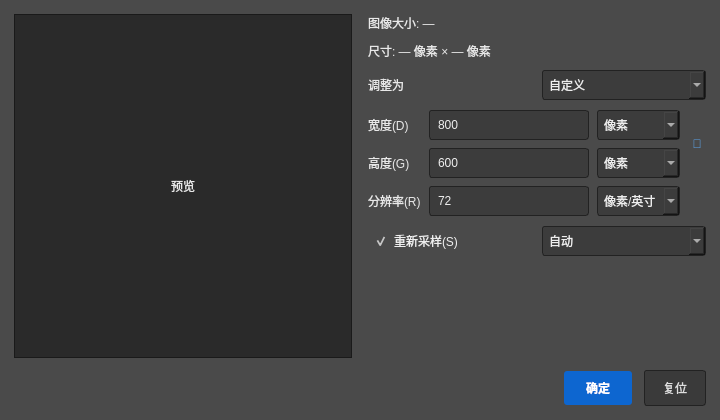
<?xml version="1.0" encoding="UTF-8"?>
<ui version="4.0">
 <class>ImageSizeDialog</class>
 <widget class="QDialog" name="ImageSizeDialog">
  <property name="geometry">
   <rect>
    <x>0</x>
    <y>0</y>
    <width>720</width>
    <height>420</height>
   </rect>
  </property>
  <property name="windowTitle">
   <string>图像大小</string>
  </property>
  <property name="modal">
   <bool>true</bool>
  </property>
  <property name="styleSheet">
   <string notr="true">QDialog#ImageSizeDialog {
  background-color: #4a4a4a;
  color: #e8e8e8;
}
QLabel { color: #e8e8e8; background: transparent; }
QLineEdit, QComboBox, QCheckBox {
  background-color: #3c3c3c;
  border: 1px solid #222;
  border-radius: 3px;
  padding: 3px 6px;
  color: #eee;
  min-height: 22px;
}
QCheckBox { border: none; background: transparent; }
QFrame#previewFrame {
  background-color: #2a2a2a;
  border: 1px solid #1a1a1a;
}
QPushButton#okButton {
  background-color: #0d66d0;
  color: #fff;
  border: none;
  border-radius: 3px;
  padding: 8px 22px;
  font-weight: 600;
}
QPushButton#okButton:hover { background-color: #1473e6; }
QPushButton#resetButton {
  background-color: #3a3a3a;
  color: #ddd;
  border: 1px solid #222;
  border-radius: 3px;
  padding: 8px 18px;
}
QToolButton#lockAspectButton {
  background: transparent;
  border: none;
  color: #aaa;
}
QToolButton#lockAspectButton:checked { color: #5eb0ff; }
</string>
  </property>
  <layout class="QVBoxLayout" name="rootLayout">
   <property name="spacing"><number>12</number></property>
   <property name="leftMargin"><number>14</number></property>
   <property name="topMargin"><number>14</number></property>
   <property name="rightMargin"><number>14</number></property>
   <property name="bottomMargin"><number>14</number></property>
   <item>
    <layout class="QHBoxLayout" name="bodyLayout" stretch="1,1">
     <property name="spacing"><number>16</number></property>
     <item>
      <widget class="QFrame" name="previewFrame">
       <property name="minimumSize">
        <size>
         <width>280</width>
         <height>280</height>
        </size>
       </property>
       <layout class="QVBoxLayout" name="previewLayout">
        <property name="leftMargin"><number>8</number></property>
        <property name="topMargin"><number>8</number></property>
        <property name="rightMargin"><number>8</number></property>
        <property name="bottomMargin"><number>8</number></property>
        <item>
         <widget class="QLabel" name="previewLabel">
          <property name="alignment">
           <set>Qt::AlignmentFlag::AlignCenter</set>
          </property>
          <property name="scaledContents">
           <bool>false</bool>
          </property>
          <property name="text">
           <string>预览</string>
          </property>
         </widget>
        </item>
       </layout>
      </widget>
     </item>
     <item>
      <layout class="QVBoxLayout" name="rightCol">
       <property name="spacing"><number>10</number></property>
       <item>
        <widget class="QLabel" name="sizeInfoLabel">
         <property name="text">
          <string>图像大小: —</string>
         </property>
        </widget>
       </item>
       <item>
        <widget class="QLabel" name="pixelDimLabel">
         <property name="text">
          <string>尺寸: — 像素 × — 像素</string>
         </property>
        </widget>
       </item>
       <item>
        <layout class="QHBoxLayout" name="fitRow">
         <item>
          <widget class="QLabel" name="fitLabel">
           <property name="text"><string>调整为</string></property>
          </widget>
         </item>
         <item>
          <widget class="QComboBox" name="fitCombo">
           <item><property name="text"><string>自定义</string></property></item>
          </widget>
         </item>
        </layout>
       </item>
       <item>
        <layout class="QGridLayout" name="dimGrid">
         <property name="horizontalSpacing"><number>8</number></property>
         <property name="verticalSpacing"><number>8</number></property>
         <item row="0" column="0">
          <widget class="QLabel" name="widthLabel">
           <property name="text"><string>宽度(D)</string></property>
          </widget>
         </item>
         <item row="0" column="1">
          <widget class="QLineEdit" name="widthEdit">
           <property name="text"><string>800</string></property>
          </widget>
         </item>
         <item row="0" column="2">
          <widget class="QComboBox" name="widthUnitCombo">
           <item><property name="text"><string>像素</string></property></item>
           <item><property name="text"><string>英寸</string></property></item>
           <item><property name="text"><string>厘米</string></property></item>
           <item><property name="text"><string>毫米</string></property></item>
          </widget>
         </item>
         <item row="0" column="3" rowspan="2">
          <widget class="QToolButton" name="lockAspectButton">
           <property name="checkable"><bool>true</bool></property>
           <property name="checked"><bool>true</bool></property>
           <property name="text"><string>🔗</string></property>
           <property name="toolTip"><string>约束比例</string></property>
          </widget>
         </item>
         <item row="1" column="0">
          <widget class="QLabel" name="heightLabel">
           <property name="text"><string>高度(G)</string></property>
          </widget>
         </item>
         <item row="1" column="1">
          <widget class="QLineEdit" name="heightEdit">
           <property name="text"><string>600</string></property>
          </widget>
         </item>
         <item row="1" column="2">
          <widget class="QComboBox" name="heightUnitCombo">
           <item><property name="text"><string>像素</string></property></item>
           <item><property name="text"><string>英寸</string></property></item>
           <item><property name="text"><string>厘米</string></property></item>
           <item><property name="text"><string>毫米</string></property></item>
          </widget>
         </item>
         <item row="2" column="0">
          <widget class="QLabel" name="resLabel">
           <property name="text"><string>分辨率(R)</string></property>
          </widget>
         </item>
         <item row="2" column="1">
          <widget class="QLineEdit" name="resEdit">
           <property name="text"><string>72</string></property>
          </widget>
         </item>
         <item row="2" column="2">
          <widget class="QComboBox" name="resUnitCombo">
           <item><property name="text"><string>像素/英寸</string></property></item>
           <item><property name="text"><string>像素/厘米</string></property></item>
          </widget>
         </item>
        </layout>
       </item>
       <item>
        <layout class="QHBoxLayout" name="resampleRow">
         <item>
          <widget class="QCheckBox" name="resampleCheck">
           <property name="text"><string>重新采样(S)</string></property>
           <property name="checked"><bool>true</bool></property>
          </widget>
         </item>
         <item>
          <widget class="QComboBox" name="resampleCombo">
           <item><property name="text"><string>自动</string></property></item>
           <item><property name="text"><string>保留细节（扩大）</string></property></item>
           <item><property name="text"><string>两次立方</string></property></item>
           <item><property name="text"><string>邻近</string></property></item>
          </widget>
         </item>
        </layout>
       </item>
       <item>
        <spacer name="rightSpacer">
         <property name="orientation"><enum>Qt::Orientation::Vertical</enum></property>
         <property name="sizeHint" stdset="0"><size><width>20</width><height>40</height></size></property>
        </spacer>
       </item>
      </layout>
     </item>
    </layout>
   </item>
   <item>
    <layout class="QHBoxLayout" name="btnRow">
     <item>
      <spacer name="btnSpacer">
       <property name="orientation"><enum>Qt::Orientation::Horizontal</enum></property>
       <property name="sizeHint" stdset="0"><size><width>40</width><height>20</height></size></property>
      </spacer>
     </item>
     <item>
      <widget class="QPushButton" name="okButton">
       <property name="text"><string>确定</string></property>
       <property name="default"><bool>true</bool></property>
      </widget>
     </item>
     <item>
      <widget class="QPushButton" name="resetButton">
       <property name="text"><string>复位</string></property>
      </widget>
     </item>
    </layout>
   </item>
  </layout>
 </widget>
 <resources/>
 <connections/>
</ui>
